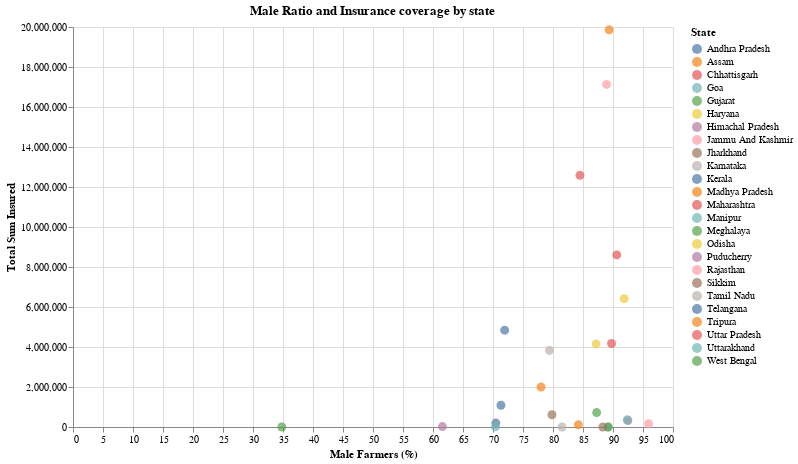

Notebook code cell kept with this figure:
### Markdown cell above
Reveals temporal patterns in insurance enrollment, showing if uptake aligns with monsoon seasons when crop failure risk peaks. Also shows longterm increase or decrease in uptake.

### Code cell
# state aggrigates of male and sum insured 
state_agg = merged_final.groupby('state_name').agg({
    'male': 'mean',
    'sum_insured': 'sum'
}).reset_index()

chart5 = alt.Chart(state_agg).mark_circle(size=80).encode(
    x=alt.X('male:Q', title='Male Farmers (%)'),
    y=alt.Y('sum_insured:Q', title='Total Sum Insured'),
    color=alt.Color('state_name:N', title='State'),
    tooltip=('state_name', 'sum_insured')
).properties(
    title='Male Ratio and Insurance coverage by state',
    width=600,
    height=400
)

chart5

### Figure 1 — Vega specification as saved in the notebook (floating-point values rounded to 4 significant figures)
{"$schema": "https://vega.github.io/schema/vega/v5.json", "data": [{"name": "source_0", "values": [{"male": 71.94, "state_name": "Andhra Pradesh", "sum_insured": 4840000.0}, {"male": 78.0, "state_name": "Assam", "sum_insured": 2000000.0}, {"male": 89.75, "state_name": "Chhattisgarh", "sum_insured": 4175000.0}, {"male": 89.17, "state_name": "Goa", "sum_insured": 498.1}, {"male": 89.19, "state_name": "Gujarat", "sum_insured": 137.4}, {"male": 91.87, "state_name": "Haryana", "sum_insured": 6417000.0}, {"male": 92.48, "state_name": "Himachal Pradesh", "sum_insured": 319900.0}, {"male": 95.93, "state_name": "Jammu And Kashmir", "sum_insured": 167100.0}, {"male": 79.83, "state_name": "Jharkhand", "sum_insured": 611100.0}, {"male": 81.51, "state_name": "Karnataka", "sum_insured": 22.5}, {"male": 70.47, "state_name": "Kerala", "sum_insured": 197600.0}, {"male": 89.36, "state_name": "Madhya Pradesh", "sum_insured": 19860000.0}, {"male": 84.49, "state_name": "Maharashtra", "sum_insured": 12590000.0}, {"male": 70.4, "state_name": "Manipur", "sum_insured": 5641.0}, {"male": 34.81, "state_name": "Meghalaya", "sum_insured": 496.4}, {"male": 87.19, "state_name": "Odisha", "sum_insured": 4154000.0}, {"male": 61.57, "state_name": "Puducherry", "sum_insured": 20740.0}, {"male": 88.93, "state_name": "Rajasthan", "sum_insured": 17130000.0}, {"male": 88.31, "state_name": "Sikkim", "sum_insured": 470.4}, {"male": 79.4, "state_name": "Tamil Nadu", "sum_insured": 3828000.0}, {"male": 71.33, "state_name": "Telangana", "sum_insured": 1089000.0}, {"male": 84.23, "state_name": "Tripura", "sum_insured": 115400.0}, {"male": 90.62, "state_name": "Uttar Pradesh", "sum_insured": 8602000.0}, {"male": 92.39, "state_name": "Uttarakhand", "sum_insured": 361200.0}, {"male": 87.27, "state_name": "West Bengal", "sum_insured": 720200.0}]}, {"name": "source_0_x_domain_male", "values": [{"min": 34.81, "max": 95.93}]}, {"name": "source_0_y_domain_sum_insured", "values": [{"min": 22.5, "max": 19860000.0}]}, {"name": "source_0_color_domain_state_name", "values": [{"state_name": "Andhra Pradesh"}, {"state_name": "Assam"}, {"state_name": "Chhattisgarh"}, {"state_name": "Goa"}, {"state_name": "Gujarat"}, {"state_name": "Haryana"}, {"state_name": "Himachal Pradesh"}, {"state_name": "Jammu And Kashmir"}, {"state_name": "Jharkhand"}, {"state_name": "Karnataka"}, {"state_name": "Kerala"}, {"state_name": "Madhya Pradesh"}, {"state_name": "Maharashtra"}, {"state_name": "Manipur"}, {"state_name": "Meghalaya"}, {"state_name": "Odisha"}, {"state_name": "Puducherry"}, {"state_name": "Rajasthan"}, {"state_name": "Sikkim"}, {"state_name": "Tamil Nadu"}, {"state_name": "Telangana"}, {"state_name": "Tripura"}, {"state_name": "Uttar Pradesh"}, {"state_name": "Uttarakhand"}, {"state_name": "West Bengal"}]}], "marks": [{"type": "symbol", "name": "marks", "from": {"data": "source_0"}, "encode": {"update": {"y": {"field": "sum_insured", "scale": "y"}, "opacity": {"value": 0.7}, "x": {"field": "male", "scale": "x"}, "fill": {"field": "state_name", "scale": "color"}, "tooltip": {"signal": "{\"state_name\": isValid(datum[\"state_name\"]) ? datum[\"state_name\"] : \"\"+datum[\"state_name\"], \"sum_insured\": format(datum[\"sum_insured\"], \"\")}"}, "shape": {"value": "circle"}, "size": {"value": 80}}}, "style": ["circle"]}], "scales": [{"name": "x", "type": "linear", "domain": [{"signal": "(data(\"source_0_x_domain_male\")[0] || {}).min"}, {"signal": "(data(\"source_0_x_domain_male\")[0] || {}).max"}], "range": [0, {"signal": "width"}], "zero": true, "nice": true}, {"name": "y", "type": "linear", "domain": [{"signal": "(data(\"source_0_y_domain_sum_insured\")[0] || {}).min"}, {"signal": "(data(\"source_0_y_domain_sum_insured\")[0] || {}).max"}], "range": [{"signal": "height"}, 0], "nice": true, "zero": true}, {"name": "color", "type": "ordinal", "domain": {"data": "source_0_color_domain_state_name", "field": "state_name", "sort": true}, "range": "category"}], "axes": [{"scale": "x", "tickCount": {"signal": "ceil(width/40)"}, "maxExtent": 0, "domain": false, "gridScale": "y", "minExtent": 0, "orient": "bottom", "ticks": false, "grid": true, "aria": false, "zindex": 0, "labels": false}, {"scale": "y", "minExtent": 0, "ticks": false, "labels": false, "tickCount": {"signal": "ceil(height/40)"}, "gridScale": "x", "maxExtent": 0, "zindex": 0, "aria": false, "orient": "left", "domain": false, "grid": true}, {"scale": "x", "labelOverlap": true, "tickCount": {"signal": "ceil(width/40)"}, "labelFlush": true, "zindex": 0, "grid": false, "orient": "bottom", "title": "Male Farmers (%)"}, {"scale": "y", "title": "Total Sum Insured", "tickCount": {"signal": "ceil(height/40)"}, "grid": false, "zindex": 0, "orient": "left", "labelOverlap": true}], "title": {"text": "Male Ratio and Insurance coverage by state", "frame": "group"}, "legends": [{"title": "State", "fill": "color", "symbolType": "circle", "encode": {"symbols": {"update": {"opacity": {"value": 0.7}}}}}], "padding": 5, "style": "cell", "height": 400, "background": "white", "width": 600}
